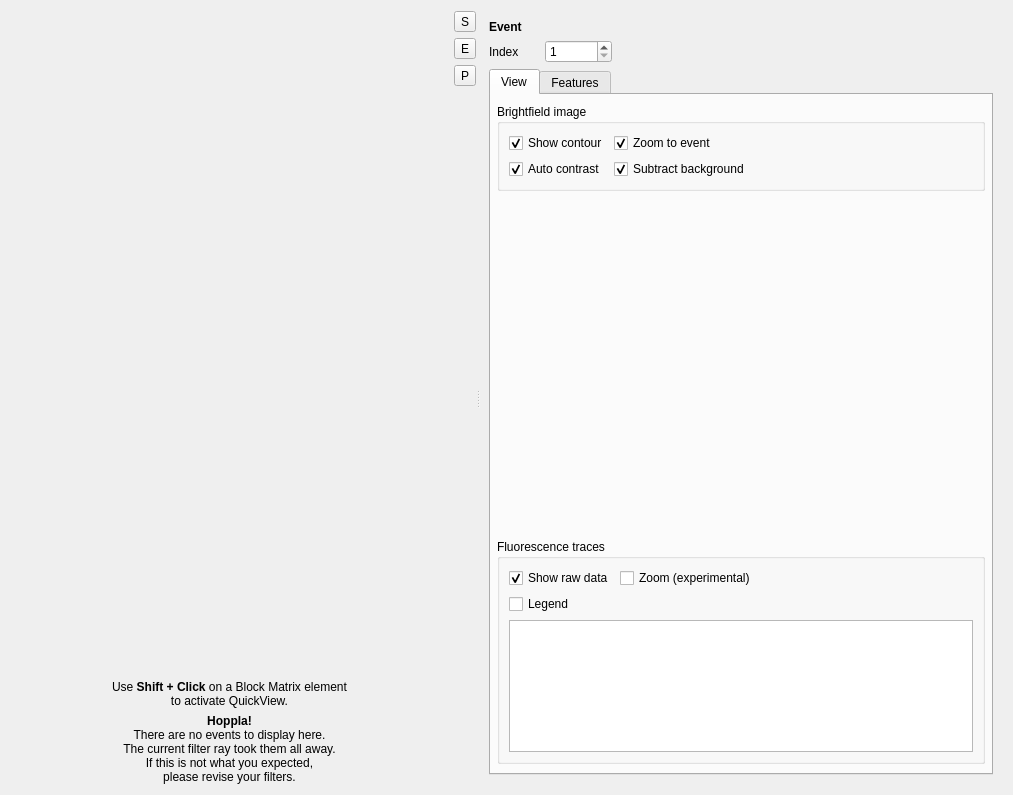
<?xml version="1.0" encoding="UTF-8"?>
<ui version="4.0">
 <class>quick_view</class>
 <widget class="QWidget" name="quick_view">
  <property name="geometry">
   <rect>
    <x>0</x>
    <y>0</y>
    <width>1013</width>
    <height>795</height>
   </rect>
  </property>
  <property name="minimumSize">
   <size>
    <width>800</width>
    <height>0</height>
   </size>
  </property>
  <property name="windowTitle">
   <string>Form</string>
  </property>
  <property name="windowIcon">
   <iconset theme="office-chart-scatter"/>
  </property>
  <layout class="QHBoxLayout" name="horizontalLayout">
   <item>
    <widget class="QSplitter" name="splitter">
     <property name="orientation">
      <enum>Qt::Orientation::Horizontal</enum>
     </property>
     <property name="childrenCollapsible">
      <bool>false</bool>
     </property>
     <widget class="QWidget" name="widget_4" native="true">
      <layout class="QHBoxLayout" name="horizontalLayout_9">
       <item>
        <layout class="QVBoxLayout" name="verticalLayout_14">
         <property name="leftMargin">
          <number>0</number>
         </property>
         <item>
          <widget class="QuickViewScatterWidget" name="widget_scatter" native="true">
           <property name="sizePolicy">
            <sizepolicy hsizetype="Expanding" vsizetype="Expanding">
             <horstretch>0</horstretch>
             <verstretch>0</verstretch>
            </sizepolicy>
           </property>
           <property name="minimumSize">
            <size>
             <width>300</width>
             <height>300</height>
            </size>
           </property>
          </widget>
         </item>
         <item>
          <widget class="QLabel" name="label_howto">
           <property name="minimumSize">
            <size>
             <width>250</width>
             <height>0</height>
            </size>
           </property>
           <property name="maximumSize">
            <size>
             <width>16777215</width>
             <height>50</height>
            </size>
           </property>
           <property name="text">
            <string>&lt;html&gt;&lt;head/&gt;&lt;body&gt;&lt;p align=&quot;center&quot;&gt;Use &lt;span style=&quot; font-weight:600;&quot;&gt;Shift + Click&lt;/span&gt; on a Block Matrix element&lt;br/&gt;to activate QuickView.&lt;/p&gt;&lt;/body&gt;&lt;/html&gt;</string>
           </property>
          </widget>
         </item>
         <item>
          <widget class="QLabel" name="label_noevents">
           <property name="sizePolicy">
            <sizepolicy hsizetype="Preferred" vsizetype="Preferred">
             <horstretch>0</horstretch>
             <verstretch>0</verstretch>
            </sizepolicy>
           </property>
           <property name="minimumSize">
            <size>
             <width>250</width>
             <height>0</height>
            </size>
           </property>
           <property name="text">
            <string>&lt;html&gt;&lt;head/&gt;&lt;body&gt;&lt;p align=&quot;center&quot;&gt;&lt;span style=&quot; font-weight:600;&quot;&gt;Hoppla!&lt;br/&gt;&lt;/span&gt;There are no events to display here.&lt;br/&gt;The current filter ray took them all away.&lt;br/&gt;If this is not what you expected,&lt;br/&gt;please revise your filters.&lt;/p&gt;&lt;/body&gt;&lt;/html&gt;</string>
           </property>
          </widget>
         </item>
        </layout>
       </item>
       <item>
        <layout class="QHBoxLayout" name="horizontalLayout_7">
         <item>
          <widget class="QWidget" name="widget_tool" native="true">
           <layout class="QVBoxLayout" name="verticalLayout_3">
            <property name="leftMargin">
             <number>0</number>
            </property>
            <property name="topMargin">
             <number>0</number>
            </property>
            <property name="rightMargin">
             <number>0</number>
            </property>
            <property name="bottomMargin">
             <number>0</number>
            </property>
            <item>
             <widget class="QToolButton" name="toolButton_settings">
              <property name="toolTip">
               <string>Plot</string>
              </property>
              <property name="text">
               <string>S</string>
              </property>
              <property name="icon">
               <iconset theme="gtk-preferences"/>
              </property>
              <property name="iconSize">
               <size>
                <width>16</width>
                <height>16</height>
               </size>
              </property>
              <property name="checkable">
               <bool>true</bool>
              </property>
              <property name="checked">
               <bool>false</bool>
              </property>
             </widget>
            </item>
            <item>
             <widget class="QToolButton" name="toolButton_event">
              <property name="toolTip">
               <string>Event</string>
              </property>
              <property name="text">
               <string>E</string>
              </property>
              <property name="icon">
               <iconset theme="visibility"/>
              </property>
              <property name="iconSize">
               <size>
                <width>16</width>
                <height>16</height>
               </size>
              </property>
              <property name="checkable">
               <bool>true</bool>
              </property>
             </widget>
            </item>
            <item>
             <widget class="QToolButton" name="toolButton_poly">
              <property name="text">
               <string>P</string>
              </property>
              <property name="icon">
               <iconset theme="path-mode-polyline"/>
              </property>
              <property name="checkable">
               <bool>true</bool>
              </property>
             </widget>
            </item>
            <item>
             <spacer name="verticalSpacer_2">
              <property name="orientation">
               <enum>Qt::Orientation::Vertical</enum>
              </property>
              <property name="sizeHint" stdset="0">
               <size>
                <width>20</width>
                <height>586</height>
               </size>
              </property>
             </spacer>
            </item>
           </layout>
          </widget>
         </item>
        </layout>
       </item>
      </layout>
     </widget>
     <widget class="QStackedWidget" name="stackedWidget">
      <property name="minimumSize">
       <size>
        <width>400</width>
        <height>0</height>
       </size>
      </property>
      <property name="currentIndex">
       <number>1</number>
      </property>
      <widget class="QWidget" name="page_settings">
       <layout class="QVBoxLayout" name="verticalLayout_4">
        <item>
         <widget class="QLabel" name="label_7">
          <property name="text">
           <string>&lt;html&gt;&lt;head/&gt;&lt;body&gt;&lt;p&gt;&lt;span style=&quot; font-weight:600;&quot;&gt;Plot&lt;/span&gt;&lt;/p&gt;&lt;/body&gt;&lt;/html&gt;</string>
          </property>
         </widget>
        </item>
        <item>
         <layout class="QGridLayout" name="gridLayout">
          <item row="0" column="2">
           <widget class="QWidget" name="widget_xrange" native="true">
            <property name="sizePolicy">
             <sizepolicy hsizetype="Expanding" vsizetype="Preferred">
              <horstretch>0</horstretch>
              <verstretch>0</verstretch>
             </sizepolicy>
            </property>
           </widget>
          </item>
          <item row="0" column="0">
           <widget class="QLabel" name="label">
            <property name="text">
             <string>X</string>
            </property>
           </widget>
          </item>
          <item row="0" column="1">
           <widget class="FeatureComboBox" name="comboBox_x"/>
          </item>
          <item row="1" column="0">
           <widget class="QLabel" name="label_2">
            <property name="text">
             <string>Y</string>
            </property>
           </widget>
          </item>
          <item row="1" column="1">
           <widget class="FeatureComboBox" name="comboBox_y"/>
          </item>
          <item row="1" column="2">
           <widget class="QWidget" name="widget_yrange" native="true">
            <property name="sizePolicy">
             <sizepolicy hsizetype="Expanding" vsizetype="Preferred">
              <horstretch>0</horstretch>
              <verstretch>0</verstretch>
             </sizepolicy>
            </property>
           </widget>
          </item>
         </layout>
        </item>
        <item>
         <layout class="QGridLayout" name="gridLayout_2">
          <item row="1" column="1">
           <widget class="QComboBox" name="comboBox_yscale">
            <item>
             <property name="text">
              <string>linear</string>
             </property>
            </item>
            <item>
             <property name="text">
              <string>logarithmic</string>
             </property>
            </item>
           </widget>
          </item>
          <item row="0" column="0">
           <widget class="QLabel" name="label_3">
            <property name="text">
             <string>X scale</string>
            </property>
           </widget>
          </item>
          <item row="1" column="0">
           <widget class="QLabel" name="label_4">
            <property name="text">
             <string>Y scale</string>
            </property>
           </widget>
          </item>
          <item row="0" column="1">
           <widget class="QComboBox" name="comboBox_xscale">
            <item>
             <property name="text">
              <string>linear</string>
             </property>
            </item>
            <item>
             <property name="text">
              <string>logarithmic</string>
             </property>
            </item>
           </widget>
          </item>
          <item row="0" column="2">
           <spacer name="horizontalSpacer">
            <property name="orientation">
             <enum>Qt::Orientation::Horizontal</enum>
            </property>
            <property name="sizeHint" stdset="0">
             <size>
              <width>0</width>
              <height>20</height>
             </size>
            </property>
           </spacer>
          </item>
         </layout>
        </item>
        <item>
         <layout class="QHBoxLayout" name="horizontalLayout_2">
          <item>
           <widget class="QCheckBox" name="checkBox_downsample">
            <property name="text">
             <string>Downsampling</string>
            </property>
            <property name="checked">
             <bool>true</bool>
            </property>
           </widget>
          </item>
          <item>
           <widget class="QSpinBox" name="spinBox_downsample">
            <property name="showGroupSeparator" stdset="0">
             <bool>false</bool>
            </property>
            <property name="suffix">
             <string> events</string>
            </property>
            <property name="minimum">
             <number>10</number>
            </property>
            <property name="maximum">
             <number>999999999</number>
            </property>
            <property name="singleStep">
             <number>100</number>
            </property>
            <property name="value">
             <number>2000</number>
            </property>
           </widget>
          </item>
          <item>
           <spacer name="horizontalSpacer_4">
            <property name="orientation">
             <enum>Qt::Orientation::Horizontal</enum>
            </property>
            <property name="sizeHint" stdset="0">
             <size>
              <width>0</width>
              <height>20</height>
             </size>
            </property>
           </spacer>
          </item>
         </layout>
        </item>
        <item>
         <layout class="QHBoxLayout" name="horizontalLayout_12">
          <item>
           <widget class="QCheckBox" name="checkBox_isoelastics">
            <property name="maximumSize">
             <size>
              <width>16777215</width>
              <height>16777215</height>
             </size>
            </property>
            <property name="text">
             <string>Show isoelasticity lines</string>
            </property>
            <property name="checked">
             <bool>true</bool>
            </property>
           </widget>
          </item>
          <item>
           <widget class="QComboBox" name="comboBox_lut"/>
          </item>
          <item>
           <spacer name="horizontalSpacer_9">
            <property name="orientation">
             <enum>Qt::Orientation::Horizontal</enum>
            </property>
            <property name="sizeHint" stdset="0">
             <size>
              <width>40</width>
              <height>20</height>
             </size>
            </property>
           </spacer>
          </item>
         </layout>
        </item>
        <item>
         <layout class="QHBoxLayout" name="horizontalLayout_10">
          <item>
           <widget class="QCheckBox" name="checkBox_hue">
            <property name="text">
             <string>Colorize markers</string>
            </property>
           </widget>
          </item>
          <item>
           <widget class="QComboBox" name="comboBox_hue">
            <item>
             <property name="text">
              <string>KDE</string>
             </property>
            </item>
            <item>
             <property name="text">
              <string>Feature</string>
             </property>
            </item>
           </widget>
          </item>
          <item>
           <widget class="QStackedWidget" name="stackedWidget_hue">
            <property name="sizePolicy">
             <sizepolicy hsizetype="Minimum" vsizetype="Minimum">
              <horstretch>0</horstretch>
              <verstretch>0</verstretch>
             </sizepolicy>
            </property>
            <property name="currentIndex">
             <number>1</number>
            </property>
            <widget class="QWidget" name="page"/>
            <widget class="QWidget" name="page_2">
             <layout class="QHBoxLayout" name="horizontalLayout_11">
              <property name="leftMargin">
               <number>0</number>
              </property>
              <property name="topMargin">
               <number>0</number>
              </property>
              <property name="rightMargin">
               <number>0</number>
              </property>
              <property name="bottomMargin">
               <number>0</number>
              </property>
              <item>
               <widget class="FeatureComboBox" name="comboBox_z_hue"/>
              </item>
             </layout>
            </widget>
           </widget>
          </item>
         </layout>
        </item>
        <item>
         <layout class="QHBoxLayout" name="horizontalLayout_8">
          <item>
           <spacer name="horizontalSpacer_8">
            <property name="orientation">
             <enum>Qt::Orientation::Horizontal</enum>
            </property>
            <property name="sizeHint" stdset="0">
             <size>
              <width>40</width>
              <height>20</height>
             </size>
            </property>
           </spacer>
          </item>
          <item>
           <widget class="QCheckBox" name="checkBox_auto_apply">
            <property name="text">
             <string>Auto-apply</string>
            </property>
            <property name="checked">
             <bool>true</bool>
            </property>
           </widget>
          </item>
          <item>
           <widget class="QToolButton" name="toolButton_apply">
            <property name="text">
             <string>Apply</string>
            </property>
            <property name="popupMode">
             <enum>QToolButton::ToolButtonPopupMode::DelayedPopup</enum>
            </property>
           </widget>
          </item>
         </layout>
        </item>
        <item>
         <widget class="Line" name="line">
          <property name="orientation">
           <enum>Qt::Orientation::Horizontal</enum>
          </property>
         </widget>
        </item>
        <item>
         <layout class="QHBoxLayout" name="horizontalLayout_6">
          <property name="topMargin">
           <number>0</number>
          </property>
          <item>
           <widget class="QLabel" name="label_5">
            <property name="text">
             <string>Statistics</string>
            </property>
            <property name="alignment">
             <set>Qt::AlignmentFlag::AlignBottom|Qt::AlignmentFlag::AlignLeading|Qt::AlignmentFlag::AlignLeft</set>
            </property>
           </widget>
          </item>
          <item>
           <widget class="QToolButton" name="toolButton_stats2clipboard">
            <property name="text">
             <string>copy to clipboard</string>
            </property>
           </widget>
          </item>
         </layout>
        </item>
        <item>
         <widget class="KeyValueTableWidget" name="tableWidget_stat">
          <property name="sizeAdjustPolicy">
           <enum>QAbstractScrollArea::SizeAdjustPolicy::AdjustToContentsOnFirstShow</enum>
          </property>
          <property name="textElideMode">
           <enum>Qt::TextElideMode::ElideRight</enum>
          </property>
          <property name="wordWrap">
           <bool>false</bool>
          </property>
         </widget>
        </item>
        <item>
         <spacer name="verticalSpacer">
          <property name="orientation">
           <enum>Qt::Orientation::Vertical</enum>
          </property>
          <property name="sizeHint" stdset="0">
           <size>
            <width>20</width>
            <height>190</height>
           </size>
          </property>
         </spacer>
        </item>
       </layout>
      </widget>
      <widget class="QWidget" name="page_event">
       <layout class="QVBoxLayout" name="verticalLayout_9">
        <item>
         <widget class="QLabel" name="label_8">
          <property name="text">
           <string>&lt;b&gt;Event&lt;/b&gt;</string>
          </property>
         </widget>
        </item>
        <item>
         <layout class="QHBoxLayout" name="horizontalLayout_3">
          <item>
           <widget class="QLabel" name="label_6">
            <property name="text">
             <string>Index</string>
            </property>
           </widget>
          </item>
          <item>
           <spacer name="horizontalSpacer_7">
            <property name="orientation">
             <enum>Qt::Orientation::Horizontal</enum>
            </property>
            <property name="sizeType">
             <enum>QSizePolicy::Policy::Fixed</enum>
            </property>
            <property name="sizeHint" stdset="0">
             <size>
              <width>20</width>
              <height>20</height>
             </size>
            </property>
           </spacer>
          </item>
          <item>
           <widget class="QSpinBox" name="spinBox_event">
            <property name="minimum">
             <number>1</number>
            </property>
            <property name="maximum">
             <number>99999999</number>
            </property>
           </widget>
          </item>
          <item>
           <spacer name="horizontalSpacer_6">
            <property name="orientation">
             <enum>Qt::Orientation::Horizontal</enum>
            </property>
            <property name="sizeHint" stdset="0">
             <size>
              <width>0</width>
              <height>20</height>
             </size>
            </property>
           </spacer>
          </item>
         </layout>
        </item>
        <item>
         <widget class="QTabWidget" name="tabWidget_event">
          <property name="minimumSize">
           <size>
            <width>350</width>
            <height>0</height>
           </size>
          </property>
          <property name="currentIndex">
           <number>0</number>
          </property>
          <widget class="QWidget" name="tab_view">
           <attribute name="title">
            <string>View</string>
           </attribute>
           <layout class="QVBoxLayout" name="verticalLayout_8" stretch="0,1,0">
            <property name="spacing">
             <number>12</number>
            </property>
            <property name="leftMargin">
             <number>0</number>
            </property>
            <property name="topMargin">
             <number>9</number>
            </property>
            <property name="rightMargin">
             <number>0</number>
            </property>
            <property name="bottomMargin">
             <number>9</number>
            </property>
            <item>
             <widget class="QWidget" name="widget_6" native="true">
              <layout class="QVBoxLayout" name="verticalLayout_17">
               <property name="leftMargin">
                <number>6</number>
               </property>
               <property name="topMargin">
                <number>0</number>
               </property>
               <property name="rightMargin">
                <number>6</number>
               </property>
               <property name="bottomMargin">
                <number>0</number>
               </property>
               <item>
                <widget class="QGroupBox" name="groupBox_image">
                 <property name="styleSheet">
                  <string notr="true"/>
                 </property>
                 <property name="title">
                  <string>Brightfield image</string>
                 </property>
                 <property name="flat">
                  <bool>true</bool>
                 </property>
                 <layout class="QVBoxLayout" name="verticalLayout">
                  <property name="spacing">
                   <number>0</number>
                  </property>
                  <property name="leftMargin">
                   <number>0</number>
                  </property>
                  <property name="topMargin">
                   <number>0</number>
                  </property>
                  <property name="rightMargin">
                   <number>0</number>
                  </property>
                  <property name="bottomMargin">
                   <number>0</number>
                  </property>
                  <item>
                   <widget class="QWidget" name="widget_2" native="true">
                    <property name="styleSheet">
                     <string notr="true"/>
                    </property>
                    <layout class="QVBoxLayout" name="verticalLayout_7">
                     <item>
                      <layout class="QGridLayout" name="gridLayout_3">
                       <property name="topMargin">
                        <number>0</number>
                       </property>
                       <item row="0" column="0">
                        <widget class="QCheckBox" name="checkBox_image_contour">
                         <property name="text">
                          <string>Show contour</string>
                         </property>
                         <property name="checked">
                          <bool>true</bool>
                         </property>
                        </widget>
                       </item>
                       <item row="1" column="0">
                        <widget class="QCheckBox" name="checkBox_image_contrast">
                         <property name="text">
                          <string>Auto contrast</string>
                         </property>
                         <property name="checked">
                          <bool>true</bool>
                         </property>
                        </widget>
                       </item>
                       <item row="0" column="1">
                        <widget class="QCheckBox" name="checkBox_image_zoom">
                         <property name="text">
                          <string>Zoom to event</string>
                         </property>
                         <property name="checked">
                          <bool>true</bool>
                         </property>
                        </widget>
                       </item>
                       <item row="1" column="1">
                        <widget class="QCheckBox" name="checkBox_image_background">
                         <property name="text">
                          <string>Subtract background</string>
                         </property>
                         <property name="checked">
                          <bool>true</bool>
                         </property>
                        </widget>
                       </item>
                       <item row="0" column="2">
                        <spacer name="horizontalSpacer_2">
                         <property name="orientation">
                          <enum>Qt::Orientation::Horizontal</enum>
                         </property>
                         <property name="sizeHint" stdset="0">
                          <size>
                           <width>0</width>
                           <height>20</height>
                          </size>
                         </property>
                        </spacer>
                       </item>
                      </layout>
                     </item>
                    </layout>
                   </widget>
                  </item>
                 </layout>
                </widget>
               </item>
              </layout>
             </widget>
            </item>
            <item>
             <layout class="QVBoxLayout" name="verticalLayout_11">
              <property name="sizeConstraint">
               <enum>QLayout::SizeConstraint::SetNoConstraint</enum>
              </property>
              <property name="bottomMargin">
               <number>0</number>
              </property>
              <item>
               <widget class="SimpleImageView" name="imageView_image">
                <property name="minimumSize">
                 <size>
                  <width>300</width>
                  <height>100</height>
                 </size>
                </property>
                <property name="styleSheet">
                 <string notr="true">background-color:transparent</string>
                </property>
               </widget>
              </item>
              <item>
               <widget class="SimpleImageView" name="imageView_image_pha">
                <property name="minimumSize">
                 <size>
                  <width>300</width>
                  <height>100</height>
                 </size>
                </property>
                <property name="styleSheet">
                 <string notr="true">background-color:transparent</string>
                </property>
               </widget>
              </item>
              <item>
               <widget class="SimpleImageView" name="imageView_image_amp">
                <property name="minimumSize">
                 <size>
                  <width>300</width>
                  <height>100</height>
                 </size>
                </property>
                <property name="styleSheet">
                 <string notr="true">background-color:transparent</string>
                </property>
               </widget>
              </item>
             </layout>
            </item>
            <item>
             <widget class="QWidget" name="widget_7" native="true">
              <layout class="QVBoxLayout" name="verticalLayout_18">
               <property name="leftMargin">
                <number>6</number>
               </property>
               <property name="topMargin">
                <number>0</number>
               </property>
               <property name="rightMargin">
                <number>6</number>
               </property>
               <property name="bottomMargin">
                <number>0</number>
               </property>
               <item>
                <widget class="QGroupBox" name="groupBox_trace">
                 <property name="styleSheet">
                  <string notr="true"/>
                 </property>
                 <property name="title">
                  <string>Fluorescence traces</string>
                 </property>
                 <property name="flat">
                  <bool>true</bool>
                 </property>
                 <layout class="QVBoxLayout" name="verticalLayout_2">
                  <property name="spacing">
                   <number>0</number>
                  </property>
                  <property name="leftMargin">
                   <number>0</number>
                  </property>
                  <property name="topMargin">
                   <number>0</number>
                  </property>
                  <property name="rightMargin">
                   <number>0</number>
                  </property>
                  <property name="bottomMargin">
                   <number>0</number>
                  </property>
                  <item>
                   <widget class="QWidget" name="widget" native="true">
                    <property name="styleSheet">
                     <string notr="true"/>
                    </property>
                    <layout class="QVBoxLayout" name="verticalLayout_6">
                     <property name="spacing">
                      <number>6</number>
                     </property>
                     <property name="leftMargin">
                      <number>9</number>
                     </property>
                     <property name="topMargin">
                      <number>9</number>
                     </property>
                     <property name="rightMargin">
                      <number>9</number>
                     </property>
                     <property name="bottomMargin">
                      <number>9</number>
                     </property>
                     <item>
                      <layout class="QGridLayout" name="gridLayout_4">
                       <property name="sizeConstraint">
                        <enum>QLayout::SizeConstraint::SetMinimumSize</enum>
                       </property>
                       <property name="topMargin">
                        <number>0</number>
                       </property>
                       <item row="0" column="1">
                        <widget class="QCheckBox" name="checkBox_trace_zoom">
                         <property name="text">
                          <string>Zoom (experimental)</string>
                         </property>
                         <property name="checked">
                          <bool>false</bool>
                         </property>
                        </widget>
                       </item>
                       <item row="1" column="0">
                        <widget class="QCheckBox" name="checkBox_trace_legend">
                         <property name="text">
                          <string>Legend</string>
                         </property>
                        </widget>
                       </item>
                       <item row="0" column="0">
                        <widget class="QCheckBox" name="checkBox_trace_raw">
                         <property name="text">
                          <string>Show raw data</string>
                         </property>
                         <property name="checked">
                          <bool>true</bool>
                         </property>
                        </widget>
                       </item>
                       <item row="0" column="2">
                        <spacer name="horizontalSpacer_3">
                         <property name="orientation">
                          <enum>Qt::Orientation::Horizontal</enum>
                         </property>
                         <property name="sizeHint" stdset="0">
                          <size>
                           <width>0</width>
                           <height>20</height>
                          </size>
                         </property>
                        </spacer>
                       </item>
                      </layout>
                     </item>
                     <item>
                      <widget class="SimplePlotWidget" name="graphicsView_trace">
                       <property name="minimumSize">
                        <size>
                         <width>0</width>
                         <height>100</height>
                        </size>
                       </property>
                      </widget>
                     </item>
                    </layout>
                   </widget>
                  </item>
                 </layout>
                </widget>
               </item>
              </layout>
             </widget>
            </item>
           </layout>
          </widget>
          <widget class="QWidget" name="tab_features">
           <attribute name="title">
            <string>Features</string>
           </attribute>
           <layout class="QVBoxLayout" name="verticalLayout_10">
            <property name="leftMargin">
             <number>9</number>
            </property>
            <property name="topMargin">
             <number>9</number>
            </property>
            <property name="rightMargin">
             <number>9</number>
            </property>
            <property name="bottomMargin">
             <number>9</number>
            </property>
            <item>
             <widget class="KeyValueTableWidget" name="tableWidget_feats">
              <property name="wordWrap">
               <bool>false</bool>
              </property>
             </widget>
            </item>
           </layout>
          </widget>
         </widget>
        </item>
       </layout>
      </widget>
      <widget class="QWidget" name="page_poly">
       <property name="sizePolicy">
        <sizepolicy hsizetype="Preferred" vsizetype="Expanding">
         <horstretch>0</horstretch>
         <verstretch>0</verstretch>
        </sizepolicy>
       </property>
       <layout class="QVBoxLayout" name="verticalLayout_5" stretch="0,0,0,0,0,1">
        <item>
         <widget class="QLabel" name="label_9">
          <property name="text">
           <string>&lt;b&gt;Polygon Filter&lt;/b&gt;</string>
          </property>
         </widget>
        </item>
        <item>
         <widget class="QPushButton" name="pushButton_poly_create">
          <property name="text">
           <string>Create</string>
          </property>
         </widget>
        </item>
        <item>
         <widget class="QComboBox" name="comboBox_poly"/>
        </item>
        <item>
         <widget class="QGroupBox" name="groupBox_poly">
          <property name="title">
           <string>Details</string>
          </property>
          <layout class="QVBoxLayout" name="verticalLayout_12">
           <item>
            <layout class="QHBoxLayout" name="horizontalLayout_4">
             <property name="topMargin">
              <number>0</number>
             </property>
             <item>
              <widget class="QLabel" name="label_12">
               <property name="text">
                <string>Name</string>
               </property>
              </widget>
             </item>
             <item>
              <widget class="QLineEdit" name="lineEdit_poly"/>
             </item>
            </layout>
           </item>
           <item>
            <layout class="QGridLayout" name="gridLayout_5">
             <property name="topMargin">
              <number>0</number>
             </property>
             <item row="0" column="0">
              <widget class="QLabel" name="label_10">
               <property name="text">
                <string>X</string>
               </property>
              </widget>
             </item>
             <item row="0" column="1">
              <widget class="QLabel" name="label_poly_x">
               <property name="sizePolicy">
                <sizepolicy hsizetype="Expanding" vsizetype="Preferred">
                 <horstretch>0</horstretch>
                 <verstretch>0</verstretch>
                </sizepolicy>
               </property>
               <property name="text">
                <string>Axis label X</string>
               </property>
              </widget>
             </item>
             <item row="1" column="1">
              <widget class="QLabel" name="label_poly_y">
               <property name="sizePolicy">
                <sizepolicy hsizetype="Expanding" vsizetype="Preferred">
                 <horstretch>0</horstretch>
                 <verstretch>0</verstretch>
                </sizepolicy>
               </property>
               <property name="text">
                <string>Axis label Y</string>
               </property>
              </widget>
             </item>
             <item row="1" column="0">
              <widget class="QLabel" name="label_11">
               <property name="text">
                <string>Y</string>
               </property>
              </widget>
             </item>
             <item row="0" column="2">
              <spacer name="horizontalSpacer_5">
               <property name="orientation">
                <enum>Qt::Orientation::Horizontal</enum>
               </property>
               <property name="sizeHint" stdset="0">
                <size>
                 <width>0</width>
                 <height>20</height>
                </size>
               </property>
              </spacer>
             </item>
            </layout>
           </item>
           <item>
            <widget class="QCheckBox" name="checkBox_poly">
             <property name="text">
              <string>Inverted</string>
             </property>
            </widget>
           </item>
          </layout>
         </widget>
        </item>
        <item>
         <widget class="QWidget" name="widget_5" native="true">
          <layout class="QVBoxLayout" name="verticalLayout_16">
           <property name="leftMargin">
            <number>0</number>
           </property>
           <property name="topMargin">
            <number>0</number>
           </property>
           <property name="rightMargin">
            <number>0</number>
           </property>
           <property name="bottomMargin">
            <number>0</number>
           </property>
           <item>
            <widget class="QLabel" name="label_poly_create">
             <property name="text">
              <string>&lt;html&gt;&lt;head/&gt;&lt;body&gt;&lt;p&gt;&lt;span style=&quot; color:#a40000;&quot;&gt;You are creating a new polygon&lt;br/&gt;filter. You may add new vertices&lt;br/&gt;by clicking in the plot or by clicking&lt;br/&gt;on the line segments.&lt;/span&gt;&lt;/p&gt;&lt;/body&gt;&lt;/html&gt;</string>
             </property>
            </widget>
           </item>
           <item>
            <widget class="QLabel" name="label_poly_modify">
             <property name="text">
              <string>&lt;html&gt;&lt;head/&gt;&lt;body&gt;&lt;p&gt;&lt;span style=&quot; color:#a40000;&quot;&gt;You are modifying a polygon filter.&lt;br/&gt;You may add new vertices by&lt;br/&gt;clicking on the line segments.&lt;/span&gt;&lt;/p&gt;&lt;/body&gt;&lt;/html&gt;</string>
             </property>
            </widget>
           </item>
           <item>
            <widget class="QWidget" name="widget_3" native="true">
             <layout class="QVBoxLayout" name="verticalLayout_13">
              <item>
               <layout class="QHBoxLayout" name="horizontalLayout_5">
                <property name="topMargin">
                 <number>0</number>
                </property>
                <item>
                 <widget class="QPushButton" name="pushButton_poly_delete">
                  <property name="text">
                   <string>Delete</string>
                  </property>
                 </widget>
                </item>
                <item>
                 <widget class="QPushButton" name="pushButton_poly_cancel">
                  <property name="text">
                   <string>Cancel</string>
                  </property>
                 </widget>
                </item>
                <item>
                 <widget class="QPushButton" name="pushButton_poly_save">
                  <property name="text">
                   <string>Save</string>
                  </property>
                 </widget>
                </item>
               </layout>
              </item>
             </layout>
            </widget>
           </item>
          </layout>
         </widget>
        </item>
        <item>
         <widget class="QWidget" name="widget_poly_images" native="true">
          <property name="sizePolicy">
           <sizepolicy hsizetype="Expanding" vsizetype="Expanding">
            <horstretch>0</horstretch>
            <verstretch>0</verstretch>
           </sizepolicy>
          </property>
          <layout class="QVBoxLayout" name="verticalLayout_15">
           <property name="sizeConstraint">
            <enum>QLayout::SizeConstraint::SetNoConstraint</enum>
           </property>
           <property name="leftMargin">
            <number>0</number>
           </property>
           <property name="topMargin">
            <number>0</number>
           </property>
           <property name="rightMargin">
            <number>0</number>
           </property>
           <property name="bottomMargin">
            <number>0</number>
           </property>
           <item>
            <widget class="SimpleImageView" name="imageView_image_poly">
             <property name="sizePolicy">
              <sizepolicy hsizetype="Expanding" vsizetype="Expanding">
               <horstretch>0</horstretch>
               <verstretch>0</verstretch>
              </sizepolicy>
             </property>
             <property name="minimumSize">
              <size>
               <width>300</width>
               <height>100</height>
              </size>
             </property>
             <property name="styleSheet">
              <string notr="true">opacity: 0</string>
             </property>
            </widget>
           </item>
           <item>
            <widget class="SimpleImageView" name="imageView_image_poly_pha">
             <property name="sizePolicy">
              <sizepolicy hsizetype="Expanding" vsizetype="Expanding">
               <horstretch>0</horstretch>
               <verstretch>0</verstretch>
              </sizepolicy>
             </property>
             <property name="minimumSize">
              <size>
               <width>300</width>
               <height>100</height>
              </size>
             </property>
             <property name="styleSheet">
              <string notr="true">opacity: 0</string>
             </property>
            </widget>
           </item>
           <item>
            <widget class="SimpleImageView" name="imageView_image_poly_amp">
             <property name="sizePolicy">
              <sizepolicy hsizetype="Expanding" vsizetype="Expanding">
               <horstretch>0</horstretch>
               <verstretch>0</verstretch>
              </sizepolicy>
             </property>
             <property name="minimumSize">
              <size>
               <width>300</width>
               <height>100</height>
              </size>
             </property>
             <property name="styleSheet">
              <string notr="true">opacity: 0</string>
             </property>
            </widget>
           </item>
          </layout>
         </widget>
        </item>
       </layout>
      </widget>
     </widget>
    </widget>
   </item>
  </layout>
 </widget>
 <customwidgets>
  <customwidget>
   <class>FeatureComboBox</class>
   <extends>QComboBox</extends>
   <header>dcscope.gui.widgets</header>
  </customwidget>
  <customwidget>
   <class>SimplePlotWidget</class>
   <extends>QGraphicsView</extends>
   <header>dcscope.gui.widgets</header>
  </customwidget>
  <customwidget>
   <class>SimpleImageView</class>
   <extends>QGraphicsView</extends>
   <header>dcscope.gui.widgets</header>
  </customwidget>
  <customwidget>
   <class>QuickViewScatterWidget</class>
   <extends>QWidget</extends>
   <header>dcscope.gui.quick_view.qv_scatter</header>
   <container>1</container>
  </customwidget>
  <customwidget>
   <class>KeyValueTableWidget</class>
   <extends>QTableWidget</extends>
   <header>dcscope.gui.widgets</header>
  </customwidget>
 </customwidgets>
 <resources/>
 <connections>
  <connection>
   <sender>comboBox_hue</sender>
   <signal>currentIndexChanged(int)</signal>
   <receiver>stackedWidget_hue</receiver>
   <slot>setCurrentIndex(int)</slot>
   <hints>
    <hint type="sourcelabel">
     <x>692</x>
     <y>271</y>
    </hint>
    <hint type="destinationlabel">
     <x>867</x>
     <y>271</y>
    </hint>
   </hints>
  </connection>
 </connections>
</ui>
